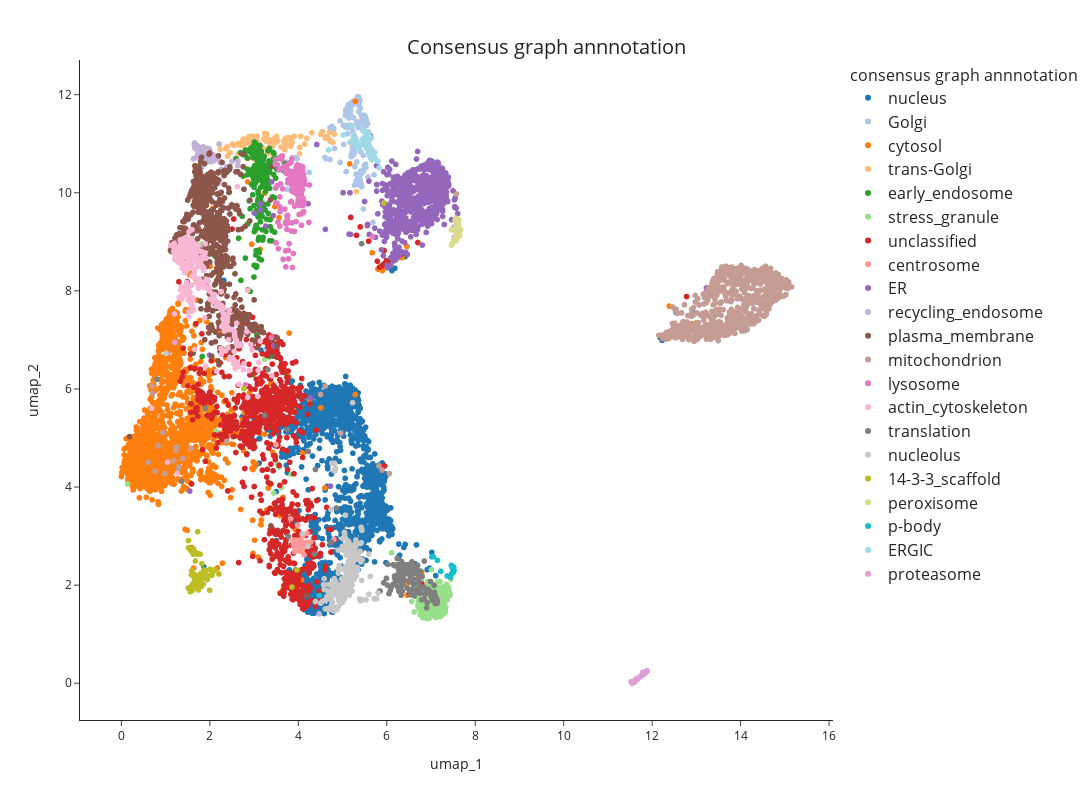

Source (notebook cell):
### Code cell
# plot side-by-side
fig1 = px.scatter(
            umap_table,
            x="umap_1",
            y="umap_2",
            hover_name='Gene_name_canonical',
            color="consensus_graph_annnotation",
            #color_continuous_scale=px.colors.cyclical.mygbm[: -1], # small palette (Kibeom)
            #color_discrete_sequence=px.colors.qualitative.Dark24, # Duo: expand the color palette # for more options, see https://plotly.com/python/discrete-color/
            color_discrete_map = color_mapping_Oct25, # Duo: expand the color palette # for more options, see https://plotly.com/python/discrete-color/
            hover_data=None,
            template='simple_white')
fig1.update_traces(marker=dict(size=6))
fig1.update(layout_coloraxis_showscale=False)
fig1.update_layout(width=1200, height=800)
fig1.update_layout(title_text=f"Consensus graph annnotation", title_x=0.5, title_y=0.95, title_font_size=20)
fig1.update_legends(title_text='consensus graph annnotation', title_font_size=16, font_size=16 )

pio.write_html(fig1, file=plot_dir / f"{timestamp}_UMAP_consensus_graph_annnotation.html", auto_open=False)

fig1

### Figure 1 — Plotly figure (JSON) as saved in the notebook; plotly's stock layout.template omitted (floating-point values rounded to 4 significant figures; data arrays with more than 128 entries replaced by an {"elided": "..."} marker saying what was removed)
{"data": [{"hovertemplate": "<b>%{hovertext}</b><br><br>consensus_graph_annnotation=nucleus<br>umap_1=%{x}<br>umap_2=%{y}<extra></extra>", "hovertext": {"elided": "1536 str values"}, "legendgroup": "nucleus", "marker": {"color": "#1f77b4", "size": 6, "symbol": "circle"}, "mode": "markers", "name": "nucleus", "showlegend": true, "type": "scattergl", "x": {"elided": "1536 float values"}, "xaxis": "x", "y": {"elided": "1536 float values"}, "yaxis": "y"}, {"hovertemplate": "<b>%{hovertext}</b><br><br>consensus_graph_annnotation=Golgi<br>umap_1=%{x}<br>umap_2=%{y}<extra></extra>", "hovertext": {"elided": "193 str values"}, "legendgroup": "Golgi", "marker": {"color": "#aec7e8", "size": 6, "symbol": "circle"}, "mode": "markers", "name": "Golgi", "showlegend": true, "type": "scattergl", "x": {"elided": "193 float values"}, "xaxis": "x", "y": {"elided": "193 float values"}, "yaxis": "y"}, {"hovertemplate": "<b>%{hovertext}</b><br><br>consensus_graph_annnotation=cytosol<br>umap_1=%{x}<br>umap_2=%{y}<extra></extra>", "hovertext": {"elided": "1836 str values"}, "legendgroup": "cytosol", "marker": {"color": "#ff7f0e", "size": 6, "symbol": "circle"}, "mode": "markers", "name": "cytosol", "showlegend": true, "type": "scattergl", "x": {"elided": "1836 float values"}, "xaxis": "x", "y": {"elided": "1836 float values"}, "yaxis": "y"}, {"hovertemplate": "<b>%{hovertext}</b><br><br>consensus_graph_annnotation=trans-Golgi<br>umap_1=%{x}<br>umap_2=%{y}<extra></extra>", "hovertext": ["TM9SF2", "TBC1D5", "ACBD3", "ATG9A", "WDFY1", "SPG21", "ANGEL1", "SYNGR2", "TRAPPC8", "SPRYD7", "SNAP47", "ARFIP2", "TRAPPC2L", "SLC12A7", "DTNBP1", "OSBPL11", "SH3GLB1", "PSEN2", "SLC20A2", "LRBA", "TGOLN2", "MFSD4B", "SLC9A6", "TMEM63A", "TRAPPC13", "TMEM87A", "SV2A", "YIPF6", "SORT1", "KIAA0319L", "SYAP1", "SNX8", "GOLM1", "TRAPPC11", "SLC12A4", "KCT2", "LMBRD2", "ARFIP1", "SYNGR1", "ATP7B", "TVP23C", "MDK", "STX16", "C17orf75", "RAB29", "SPRY1", "TRAPPC3", "STX6", "ATP9B", "STX10", "DNAJC13", "VAMP4", "CPD", "SNX4", "TRAPPC2", "M6PR", "OSBP", "CLCN3", "CLCN5", "EFNA5", "ATP7A", "MTMR9", "ATP8A1", "SNX30", "FAM219B", "LRIG1", "AP1AR", "FAM91A1", "NAPG", "PLEKHH3", "TRAPPC6B", "TPRA1", "RAB43", "TRAPPC5", "FAM219A", "FAM177A1", "ARFGAP1", "DAGLB", "PI4K2B", "BLOC1S5", "RAB2B", "TRAPPC12", "GLG1", "TMEM230", "VTI1A", "RAB39B", "ANKRD27", "STX16", "TRAPPC9", "OSBPL9", "SLC35A5", "OSBPL10", "TMEM59", "WDR11", "PRKD2", "RAB33B", "CYSTM1", "HINT3", "RAB6B", "NDFIP2", "SNX7", "MTMR6", "TRAPPC4", "ATP6V0A2", "YIPF1", "TRAPPC1"], "legendgroup": "trans-Golgi", "marker": {"color": "#ffbb78", "size": 6, "symbol": "circle"}, "mode": "markers", "name": "trans-Golgi", "showlegend": true, "type": "scattergl", "x": [4.509, 3.35, 4.816, 2.934, 2.8, 3.105, 4.145, 2.641, 3.241, 3.679, 3.177, 4.626, 3.068, 2.401, 3.431, 3.874, 3.295, 3.696, 2.23, 2.389, 3.776, 2.92, 2.731, 2.671, 3.285, 3.904, 2.762, 3.428, 2.359, 3.777, 4.718, 2.89, 4.306, 3.279, 2.637, 4.05, 2.878, 3.451, 3.002, 3.218, 2.996, 2.459, 2.86, 3.354, 4.779, 2.534, 2.768, 2.783, 3.044, 2.926, 2.752, 3.494, 3.749, 2.868, 2.827, 2.946, 4.712, 2.97, 3.044, 2.997, 2.805, 3.435, 2.932, 2.966, 3.123, 3.61, 2.918, 3.362, 3.535, 2.438, 2.611, 2.727, 3.835, 2.724, 3.507, 4.612, 5.167, 3.274, 3.496, 3.419, 3.861, 3.253, 4.545, 3.688, 3.02, 3.324, 2.969, 5.313, 2.506, 3.712, 4.19, 3.854, 4.029, 3.319, 3.352, 4.661, 3.032, 4.028, 3.723, 3.817, 3.295, 3.372, 2.887, 3.711, 3.295, 2.904], "xaxis": "x", "y": [11.19, 10.89, 11.2, 11.11, 11.06, 11.01, 10.99, 10.79, 11.21, 11.04, 10.92, 11.14, 11.15, 10.75, 10.74, 11.13, 10.81, 10.88, 10.89, 10.94, 11.1, 11.15, 11.04, 10.97, 11.2, 11.15, 11.1, 11.03, 10.9, 11.12, 11.05, 11.06, 11.22, 11.21, 11.0, 11.15, 11.14, 11.1, 10.69, 11.09, 11.09, 10.82, 11.05, 11.07, 11.03, 10.97, 10.95, 11.07, 11.07, 11.11, 11.09, 11.03, 11.1, 11.02, 10.88, 11.11, 11.23, 11.15, 11.09, 11.1, 11.04, 11.04, 11.12, 11.12, 10.99, 10.93, 11.13, 10.97, 11.06, 10.81, 10.99, 10.81, 10.98, 10.97, 11.15, 11.11, 11.03, 11.05, 11.05, 10.95, 11.02, 11.16, 11.25, 11.08, 11.08, 10.82, 11.13, 10.02, 10.99, 11.11, 11.11, 11.03, 10.92, 11.07, 10.94, 11.13, 10.94, 10.8, 10.98, 10.95, 10.89, 10.97, 11.02, 11.04, 11.11, 11.02], "yaxis": "y"}, {"hovertemplate": "<b>%{hovertext}</b><br><br>consensus_graph_annnotation=early_endosome<br>umap_1=%{x}<br>umap_2=%{y}<extra></extra>", "hovertext": {"elided": "223 str values"}, "legendgroup": "early_endosome", "marker": {"color": "#2ca02c", "size": 6, "symbol": "circle"}, "mode": "markers", "name": "early_endosome", "showlegend": true, "type": "scattergl", "x": {"elided": "223 float values"}, "xaxis": "x", "y": {"elided": "223 float values"}, "yaxis": "y"}, {"hovertemplate": "<b>%{hovertext}</b><br><br>consensus_graph_annnotation=stress_granule<br>umap_1=%{x}<br>umap_2=%{y}<extra></extra>", "hovertext": {"elided": "242 str values"}, "legendgroup": "stress_granule", "marker": {"color": "#98df8a", "size": 6, "symbol": "circle"}, "mode": "markers", "name": "stress_granule", "showlegend": true, "type": "scattergl", "x": {"elided": "242 float values"}, "xaxis": "x", "y": {"elided": "242 float values"}, "yaxis": "y"}, {"hovertemplate": "<b>%{hovertext}</b><br><br>consensus_graph_annnotation=unclassified<br>umap_1=%{x}<br>umap_2=%{y}<extra></extra>", "hovertext": {"elided": "873 str values"}, "legendgroup": "unclassified", "marker": {"color": "#d62728", "size": 6, "symbol": "circle"}, "mode": "markers", "name": "unclassified", "showlegend": true, "type": "scattergl", "x": {"elided": "873 float values"}, "xaxis": "x", "y": {"elided": "873 float values"}, "yaxis": "y"}, {"hovertemplate": "<b>%{hovertext}</b><br><br>consensus_graph_annnotation=centrosome<br>umap_1=%{x}<br>umap_2=%{y}<extra></extra>", "hovertext": ["CCP110", "CEP72", "CEP57", "MED4", "ALMS1", "WRAP73", "RNF213", "MPHOSPH9", "CDK5RAP2", "CEP78", "CSPP1", "CEP290", "CEP350", "OFD1", "BBS4", "CEP131", "PCM1", "PCM1", "CCDC14", "CETN3", "CEP152", "PCNT", "CEP43", "CSNK1D", "KIF7", "C2CD3", "ODF2", "CROCC", "CEP350", "CEP135", "TPGS1", "CEP128", "CEP68", "MIB1", "CEP97", "SPICE1", "CNTROB", "NIN", "CEP120", "CEP192", "PIBF1", "TBC1D31", "CCDC138", "CEP63", "AKAP9", "CCDC77", "CEP250", "CEP41", "SSX2IP", "CCDC61"], "legendgroup": "centrosome", "marker": {"color": "#ff9896", "size": 6, "symbol": "circle"}, "mode": "markers", "name": "centrosome", "showlegend": true, "type": "scattergl", "x": [3.893, 3.925, 4.129, 4.032, 4.102, 3.931, 3.888, 4.098, 3.898, 3.825, 3.891, 3.944, 3.495, 3.922, 3.898, 3.973, 3.927, 3.993, 3.92, 4.804, 4.19, 3.966, 3.92, 3.962, 3.907, 4.197, 3.908, 4.09, 3.917, 3.93, 3.982, 3.946, 3.961, 3.984, 3.915, 4.041, 3.993, 4.058, 3.947, 4.146, 3.915, 3.898, 3.958, 4.28, 3.937, 4.059, 3.941, 3.989, 3.92, 3.93], "xaxis": "x", "y": [2.795, 2.861, 2.62, 2.915, 2.744, 2.841, 2.917, 3.002, 2.844, 3.353, 2.847, 2.887, 4.866, 2.832, 2.837, 2.883, 2.911, 2.843, 2.808, 2.935, 2.873, 2.841, 2.819, 2.876, 2.85, 3.054, 2.843, 2.827, 2.817, 2.823, 3.224, 2.861, 2.779, 2.915, 2.684, 2.691, 2.796, 2.759, 2.77, 2.853, 2.854, 2.839, 2.865, 2.878, 2.8, 2.915, 2.784, 2.866, 2.902, 2.874], "yaxis": "y"}, {"hovertemplate": "<b>%{hovertext}</b><br><br>consensus_graph_annnotation=ER<br>umap_1=%{x}<br>umap_2=%{y}<extra></extra>", "hovertext": {"elided": "750 str values"}, "legendgroup": "ER", "marker": {"color": "#9467bd", "size": 6, "symbol": "circle"}, "mode": "markers", "name": "ER", "showlegend": true, "type": "scattergl", "x": {"elided": "750 float values"}, "xaxis": "x", "y": {"elided": "750 float values"}, "yaxis": "y"}, {"hovertemplate": "<b>%{hovertext}</b><br><br>consensus_graph_annnotation=recycling_endosome<br>umap_1=%{x}<br>umap_2=%{y}<extra></extra>", "hovertext": ["GPRC5B", "FCGRT", "CDK16", "NKIRAS2", "CEMIP2", "MYADM", "CERK", "LDLR", "SLC12A6", "SYT1", "SCAMP2", "SERPINF1", "RAB11FIP5", "RALGAPA1", "STX3", "ATP13A3", "SMIM1", "ARHGAP10", "ECE1", "A0A3B3ITR4[p]", "ARL13B", "STEAP3", "ABCB1", "Q59FF5[p];A8CDT9[p]", "A8K6Q8[p];B7Z2I6[p]", "BICD1", "MICALL1", "ATP6V0D1", "PODXL", "ATP11A", "VAMP2", "ITGB1BP1", "SCAMP3", "SCAMP1", "STX7", "ATP9A", "SFN", "SLC1A1", "TRAPPC10", "ADGRE5", "SIRPA", "CSNK1G2", "LRP2", "ATP8B2", "LRP1", "PTPRJ", "ADAM9", "RAB32", "NHERF2", "VAMP3", "RAB11B", "RALGAPA2", "GFOD2", "ANO6", "ATP6V0A1", "WDR44", "COLEC12", "SLC35F1", "RAB11FIP1", "SLCO4C1", "RAB11FIP2", "RALGAPB", "STX12", "LMTK2", "CD302", "SLC35F2", "CMTM4", "CCNY", "ITFG1", "APBB2", "SCAMP4", "CMTM7", "ABHD17A", "CRACR2A", "VAMP8", "SEMA4C", "PACC1", "KIAA1549", "GFOD1", "PODXL2", "MRC2", "LNPEP", "PACSIN3", "ATP11B", "CSNK1G3"], "legendgroup": "recycling_endosome", "marker": {"color": "#c5b0d5", "size": 6, "symbol": "circle"}, "mode": "markers", "name": "recycling_endosome", "showlegend": true, "type": "scattergl", "x": [1.773, 2.012, 1.872, 1.669, 1.728, 2.196, 1.631, 1.961, 1.988, 1.998, 1.969, 2.63, 1.834, 1.713, 1.774, 1.865, 1.838, 1.785, 1.854, 1.675, 1.791, 1.862, 1.734, 1.658, 2.219, 2.415, 1.664, 2.498, 1.744, 1.839, 2.21, 1.723, 2.634, 2.079, 2.078, 1.778, 4.472, 1.853, 2.208, 1.813, 1.967, 1.816, 1.713, 1.85, 1.943, 1.677, 1.736, 1.879, 1.771, 2.46, 2.224, 1.652, 1.833, 1.786, 2.231, 2.08, 1.79, 1.897, 1.84, 2.024, 1.65, 1.734, 2.378, 1.671, 1.997, 1.937, 2.096, 1.898, 2.118, 2.257, 2.077, 1.967, 1.729, 1.885, 2.038, 1.814, 1.962, 1.69, 1.653, 1.78, 1.85, 2.0, 1.88, 1.791, 1.696], "xaxis": "x", "y": [10.81, 10.65, 10.19, 10.98, 10.93, 10.19, 10.69, 10.9, 10.89, 10.87, 10.69, 10.56, 10.83, 10.96, 10.52, 10.93, 10.89, 10.41, 10.7, 10.9, 10.84, 10.6, 10.9, 10.93, 10.43, 9.682, 10.98, 10.64, 10.8, 10.89, 10.66, 10.78, 10.64, 10.68, 10.65, 10.89, 1.414, 10.67, 11.0, 10.87, 10.65, 10.52, 10.96, 10.59, 10.77, 10.98, 10.77, 10.77, 10.55, 10.5, 10.26, 11.0, 10.61, 10.77, 10.62, 10.77, 10.89, 10.74, 10.8, 10.63, 10.98, 10.9, 10.53, 10.99, 10.63, 10.72, 10.29, 10.34, 10.7, 10.48, 10.71, 10.77, 10.91, 10.81, 10.68, 10.9, 10.72, 10.9, 11.02, 10.73, 10.94, 10.73, 10.65, 10.92, 10.72], "yaxis": "y"}, {"hovertemplate": "<b>%{hovertext}</b><br><br>consensus_graph_annnotation=plasma_membrane<br>umap_1=%{x}<br>umap_2=%{y}<extra></extra>", "hovertext": {"elided": "653 str values"}, "legendgroup": "plasma_membrane", "marker": {"color": "#8c564b", "size": 6, "symbol": "circle"}, "mode": "markers", "name": "plasma_membrane", "showlegend": true, "type": "scattergl", "x": {"elided": "653 float values"}, "xaxis": "x", "y": {"elided": "653 float values"}, "yaxis": "y"}, {"hovertemplate": "<b>%{hovertext}</b><br><br>consensus_graph_annnotation=mitochondrion<br>umap_1=%{x}<br>umap_2=%{y}<extra></extra>", "hovertext": {"elided": "864 str values"}, "legendgroup": "mitochondrion", "marker": {"color": "#c49c94", "size": 6, "symbol": "circle"}, "mode": "markers", "name": "mitochondrion", "showlegend": true, "type": "scattergl", "x": {"elided": "864 float values"}, "xaxis": "x", "y": {"elided": "864 float values"}, "yaxis": "y"}, {"hovertemplate": "<b>%{hovertext}</b><br><br>consensus_graph_annnotation=lysosome<br>umap_1=%{x}<br>umap_2=%{y}<extra></extra>", "hovertext": {"elided": "169 str values"}, "legendgroup": "lysosome", "marker": {"color": "#e377c2", "size": 6, "symbol": "circle"}, "mode": "markers", "name": "lysosome", "showlegend": true, "type": "scattergl", "x": {"elided": "169 float values"}, "xaxis": "x", "y": {"elided": "169 float values"}, "yaxis": "y"}, {"hovertemplate": "<b>%{hovertext}</b><br><br>consensus_graph_annnotation=actin_cytoskeleton<br>umap_1=%{x}<br>umap_2=%{y}<extra></extra>", "hovertext": {"elided": "279 str values"}, "legendgroup": "actin_cytoskeleton", "marker": {"color": "#f7b6d2", "size": 6, "symbol": "circle"}, "mode": "markers", "name": "actin_cytoskeleton", "showlegend": true, "type": "scattergl", "x": {"elided": "279 float values"}, "xaxis": "x", "y": {"elided": "279 float values"}, "yaxis": "y"}, {"hovertemplate": "<b>%{hovertext}</b><br><br>consensus_graph_annnotation=translation<br>umap_1=%{x}<br>umap_2=%{y}<extra></extra>", "hovertext": {"elided": "159 str values"}, "legendgroup": "translation", "marker": {"color": "#7f7f7f", "size": 6, "symbol": "circle"}, "mode": "markers", "name": "translation", "showlegend": true, "type": "scattergl", "x": {"elided": "159 float values"}, "xaxis": "x", "y": {"elided": "159 float values"}, "yaxis": "y"}, {"hovertemplate": "<b>%{hovertext}</b><br><br>consensus_graph_annnotation=nucleolus<br>umap_1=%{x}<br>umap_2=%{y}<extra></extra>", "hovertext": {"elided": "208 str values"}, "legendgroup": "nucleolus", "marker": {"color": "#c7c7c7", "size": 6, "symbol": "circle"}, "mode": "markers", "name": "nucleolus", "showlegend": true, "type": "scattergl", "x": {"elided": "208 float values"}, "xaxis": "x", "y": {"elided": "208 float values"}, "yaxis": "y"}, {"hovertemplate": "<b>%{hovertext}</b><br><br>consensus_graph_annnotation=14-3-3_scaffold<br>umap_1=%{x}<br>umap_2=%{y}<extra></extra>", "hovertext": {"elided": "130 str values"}, "legendgroup": "14-3-3_scaffold", "marker": {"color": "#bcbd22", "size": 6, "symbol": "circle"}, "mode": "markers", "name": "14-3-3_scaffold", "showlegend": true, "type": "scattergl", "x": {"elided": "130 float values"}, "xaxis": "x", "y": {"elided": "130 float values"}, "yaxis": "y"}, {"hovertemplate": "<b>%{hovertext}</b><br><br>consensus_graph_annnotation=peroxisome<br>umap_1=%{x}<br>umap_2=%{y}<extra></extra>", "hovertext": ["PEX26", "ACAA1", "ACOX1", "FAR2", "PEX6", "PEX12", "PEX5", "HSD17B4", "SCP2", "CAT", "ACBD5", "FAR1", "B4DL07[p]", "AGPS", "ACOT8", "GNPAT", "ACOX3", "SLC25A17", "PEX1", "PEX14", "ABCD3", "PEX2", "ABCD1", "EPHX2", "PEX3", "EHHADH", "TYSND1", "DECR2", "GSTK1", "ECI2", "ACAD11", "TMEM135", "LONP2", "PEX13", "PAFAH2", "PECR", "PXMP2", "HACL1", "CROT", "PEX16"], "legendgroup": "peroxisome", "marker": {"color": "#dbdb8d", "size": 6, "symbol": "circle"}, "mode": "markers", "name": "peroxisome", "showlegend": true, "type": "scattergl", "x": [7.63, 7.542, 7.611, 7.664, 7.534, 7.622, 7.466, 7.574, 7.52, 7.533, 7.575, 7.571, 7.517, 7.581, 7.622, 7.579, 7.662, 7.621, 7.569, 7.566, 7.559, 7.649, 7.572, 7.476, 7.544, 7.619, 7.657, 7.568, 7.458, 7.513, 7.604, 7.587, 7.646, 7.627, 7.554, 7.583, 7.532, 7.573, 7.619, 7.554], "xaxis": "x", "y": [9.136, 9.278, 9.166, 9.25, 9.025, 9.146, 8.931, 9.063, 9.05, 9.235, 9.317, 9.21, 9.005, 9.099, 9.45, 9.185, 9.231, 9.339, 9.02, 9.166, 9.11, 9.124, 9.045, 8.967, 9.434, 9.428, 9.23, 9.331, 9.245, 9.248, 9.453, 9.119, 9.191, 9.423, 9.049, 9.291, 9.067, 9.195, 9.149, 9.485], "yaxis": "y"}, {"hovertemplate": "<b>%{hovertext}</b><br><br>consensus_graph_annnotation=p-body<br>umap_1=%{x}<br>umap_2=%{y}<extra></extra>", "hovertext": ["EIF4ENIF1", "LSM5", "LSM1", "LSM3", "LSM14B", "EDC4", "Q6ZMY0[p]", "PATL1", "DCP2", "DCP1B", "XRN1", "LSM14A", "EDC3", "LSM14B", "YTHDC2", "DCP1A", "LSM2", "MARF1"], "legendgroup": "p-body", "marker": {"color": "#17becf", "size": 6, "symbol": "circle"}, "mode": "markers", "name": "p-body", "showlegend": true, "type": "scattergl", "x": [7.473, 7.145, 7.482, 7.049, 7.365, 7.52, 7.22, 7.486, 7.504, 7.51, 7.501, 7.467, 7.498, 4.475, 7.442, 7.497, 7.019, 7.459], "xaxis": "x", "y": [2.242, 2.507, 2.359, 2.582, 2.187, 2.3, 2.282, 2.381, 2.351, 2.365, 2.256, 2.232, 2.321, 1.786, 2.162, 2.328, 2.577, 2.403], "yaxis": "y"}, {"hovertemplate": "<b>%{hovertext}</b><br><br>consensus_graph_annnotation=ERGIC<br>umap_1=%{x}<br>umap_2=%{y}<extra></extra>", "hovertext": ["SREBF2", "LMAN1", "DESI2", "TMED10", "TMED9", "EGFL7", "COPZ1", "COPG2", "TRIM27", "IER3IP1", "ERP44", "LMAN2", "ERGIC3", "LYSMD3", "RAB3B", "ARCN1", "METTL9", "TRIM4", "YIPF5", "B4DSQ5[p]", "GPR89B", "ERGIC1", "RAB3GAP1", "SEC31A", "COPB2", "SEC22B", "SLC39A11", "COPE", "BET1", "RER1", "SEC22B", "SEC24D", "SEC24A", "ARF4", "COPB1", "COPA", "SCAP", "TMED1", "TMED2", "SAR1B", "YIF1B", "PIGG", "RABL3", "SAR1A", "TMED4", "MTMR14", "MCFD2", "CHPT1", "SCFD1", "LMAN2L", "RAB3GAP2", "RAB18", "MTMR4", "TMED5", "COPG1"], "legendgroup": "ERGIC", "marker": {"color": "#9edae5", "size": 6, "symbol": "circle"}, "mode": "markers", "name": "ERGIC", "showlegend": true, "type": "scattergl", "x": [5.648, 5.692, 5.586, 5.667, 5.649, 5.599, 5.284, 5.272, 5.178, 5.575, 5.657, 5.647, 5.538, 5.558, 5.825, 5.301, 5.454, 5.622, 5.4, 5.527, 5.615, 5.727, 5.259, 5.196, 5.296, 5.718, 5.798, 5.271, 5.468, 5.475, 5.578, 5.385, 5.359, 5.241, 5.274, 5.319, 5.557, 5.676, 5.644, 5.305, 5.536, 5.673, 5.707, 5.63, 5.492, 4.683, 5.688, 5.016, 5.539, 5.704, 5.316, 5.64, 5.608, 5.729, 5.29], "xaxis": "x", "y": [11.12, 10.7, 11.02, 10.67, 10.8, 11.17, 11.11, 11.15, 11.04, 10.88, 10.78, 10.82, 11.1, 11.12, 10.51, 11.09, 11.09, 11.1, 10.99, 11.13, 10.94, 10.82, 11.08, 11.38, 11.08, 10.82, 10.64, 11.11, 11.26, 11.02, 10.83, 10.94, 10.92, 11.15, 11.1, 11.06, 11.23, 10.74, 10.77, 10.95, 11.17, 10.87, 10.74, 10.88, 11.12, 10.87, 10.8, 11.18, 10.91, 10.8, 11.06, 10.81, 10.75, 10.71, 11.11], "yaxis": "y"}, {"hovertemplate": "<b>%{hovertext}</b><br><br>consensus_graph_annnotation=proteasome<br>umap_1=%{x}<br>umap_2=%{y}<extra></extra>", "hovertext": ["PSMD13", "ZFAND5", "PSME3IP1", "RAD23A", "PSMG3", "PSMA2", "TCP11L2", "PSME2", "PSMC6", "NUB1", "PSMA7", "PSME1", "BAG1", "PSMD12", "PSMA5", "PSMC5", "PSMB2", "PSMC3", "PSMA3", "PSMA6", "PSMB4", "PSMC2", "PSMD14", "PSMB3", "PSMC4", "PSMG1", "TCP11L1", "UBQLN2", "PSMB7", "UBFD1", "PSMD11", "PSMD3", "TXNL1", "PSMA1", "PSMA4", "PSMB6", "PSMB5", "PSMD7", "USP14", "RAD23B", "PSMD4", "PSME3", "PSMC1", "UBE3A", "PSMD2", "PSME4", "PSMD6", "UBE3C", "ADRM1", "PSMB1", "AKIRIN2", "PSMG4", "UCHL5", "UCHL5", "DDI2", "PSMD4", "ECPAS", "PSME3", "ZFAND6", "UBR7", "AFG2A", "UBLCP1", "PSMG2", "NGLY1", "PSMD1", "PITHD1", "RNF181", "POMP", "USP15", "RNF115", "PSMD8", "PSMC3"], "legendgroup": "proteasome", "marker": {"color": "#de9ed6", "size": 6, "symbol": "circle"}, "mode": "markers", "name": "proteasome", "showlegend": true, "type": "scattergl", "x": [11.88, 11.66, 11.61, 11.62, 11.66, 11.85, 11.62, 11.79, 11.84, 11.61, 11.8, 11.86, 11.6, 11.86, 11.78, 11.89, 11.84, 11.58, 11.83, 11.85, 11.86, 11.81, 11.85, 11.85, 11.86, 11.78, 11.59, 11.79, 11.84, 11.62, 11.87, 11.81, 11.59, 11.84, 11.82, 11.79, 11.83, 11.87, 11.8, 11.84, 11.81, 1.209, 11.82, 11.62, 11.81, 11.74, 11.79, 11.81, 11.83, 11.85, 11.63, 11.61, 11.83, 11.6, 11.52, 11.86, 11.73, 11.76, 11.61, 11.65, 11.69, 11.67, 11.75, 11.59, 11.89, 11.55, 11.56, 11.63, 11.59, 11.78, 11.87, 11.85], "xaxis": "x", "y": [0.2488, 0.07822, 0.04615, 0.05686, 0.08809, 0.2317, 0.05008, 0.1776, 0.2141, 0.04535, 0.1914, 0.2335, 0.0378, 0.237, 0.1656, 0.2541, 0.2174, 0.02476, 0.2045, 0.2229, 0.2281, 0.1876, 0.2263, 0.2238, 0.2286, 0.1735, 0.04012, 0.2208, 0.2185, 0.05165, 0.2423, 0.1932, 0.01328, 0.2097, 0.1993, 0.1717, 0.2054, 0.239, 0.1795, 0.2151, 0.1924, 6.95, 0.2001, 0.04515, 0.1845, 0.1388, 0.1763, 0.1922, 0.1982, 0.227, 0.05831, 0.05152, 0.208, 0.04524, 0.03259, 0.2343, 0.1351, 0.1665, 0.03904, 0.1007, 0.101, 0.08963, 0.1427, 0.04901, 0.2488, 0, 0.02088, 0.0576, 0.03839, 0.1818, 0.2418, 0.2248], "yaxis": "y"}], "layout": {"coloraxis": {"showscale": false}, "height": 800, "legend": {"font": {"size": 16}, "title": {"font": {"size": 16}, "text": "consensus graph annnotation"}, "tracegroupgap": 0}, "margin": {"t": 60}, "title": {"font": {"size": 20}, "text": "Consensus graph annnotation", "x": 0.5, "y": 0.95}, "width": 1200, "xaxis": {"anchor": "y", "domain": [0, 1], "title": {"text": "umap_1"}}, "yaxis": {"anchor": "x", "domain": [0, 1], "title": {"text": "umap_2"}}}}
